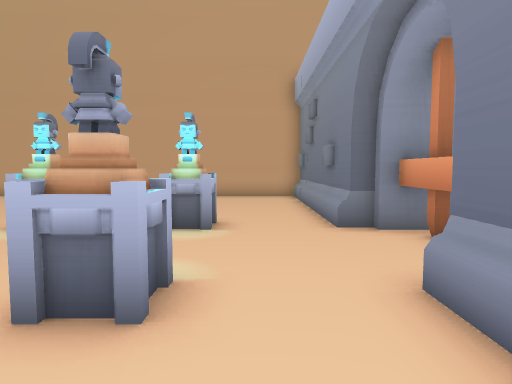
View 1 (above)

20 first-person views from a walk through a Unity game level. The camera is 1.2 m above the floor, tilts 4° down and sees 75° across. The floor is counted in squares, 1 m on a side. Each view is taken from the middle of a square. On the plan, view 1 faces up. The plan holds only what a view shows up to about 14 squares ahead; the rest is blank. The place goes on beyond the plan. The player is left out. Some surface patterns are stand-ins.

View 2
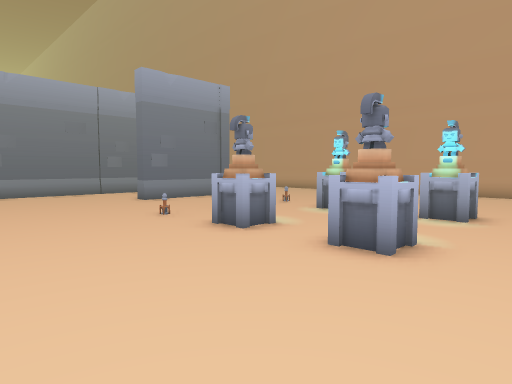

View 3
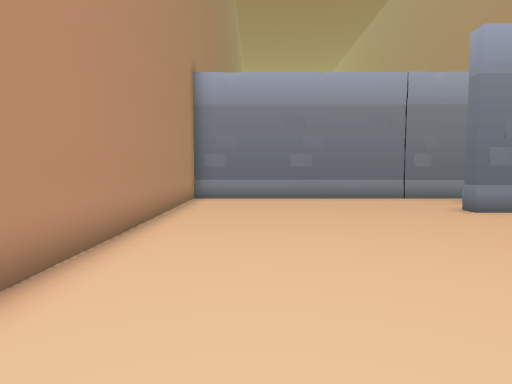

View 4
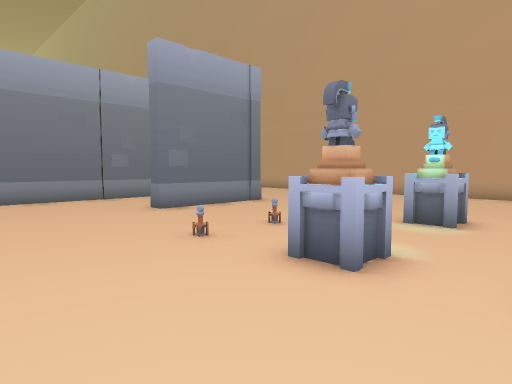

View 5
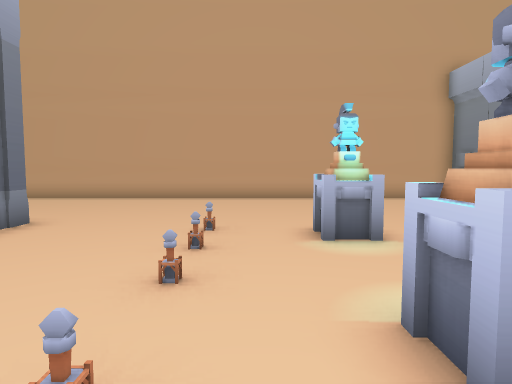

View 6
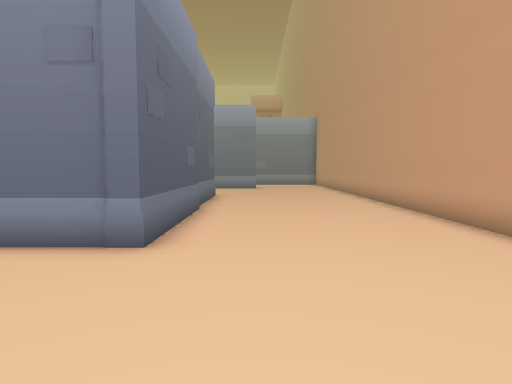

View 7
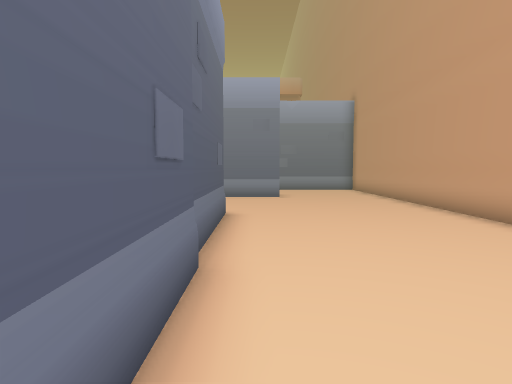

View 8
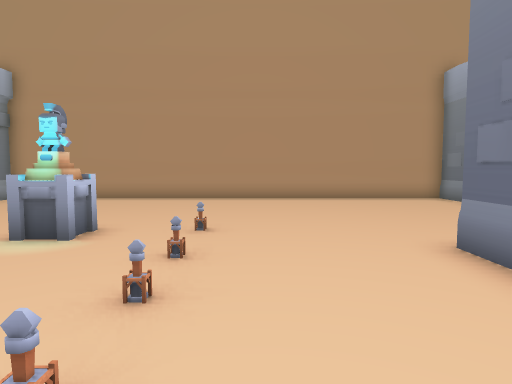

View 9
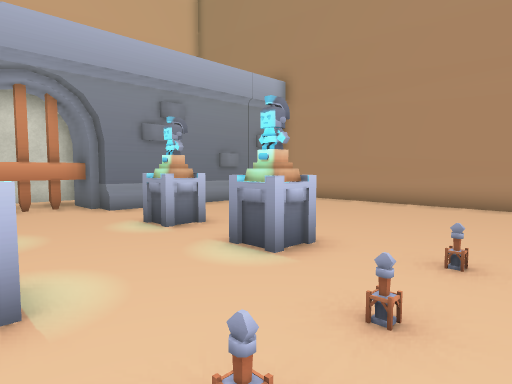

View 10
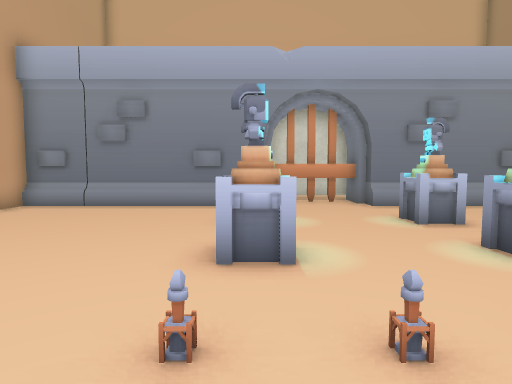

View 11
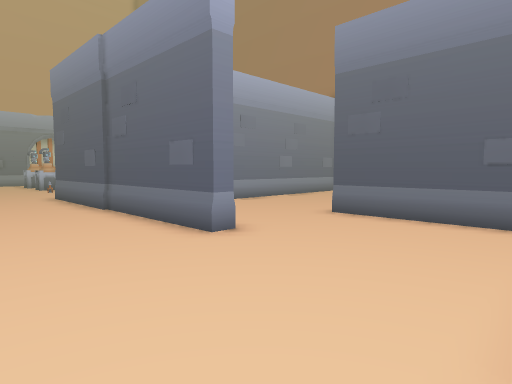

View 12
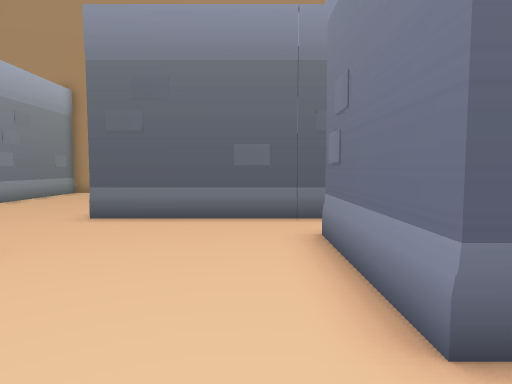

View 13
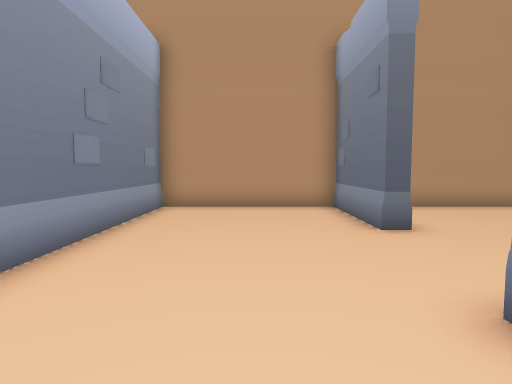

View 14
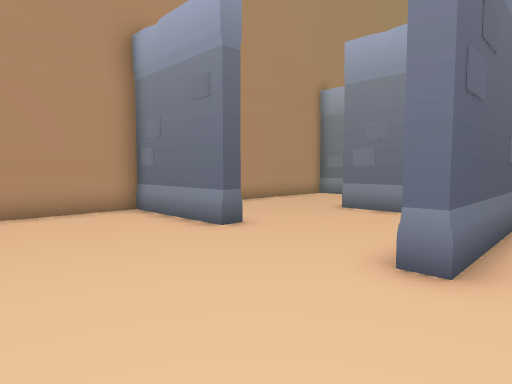

View 15
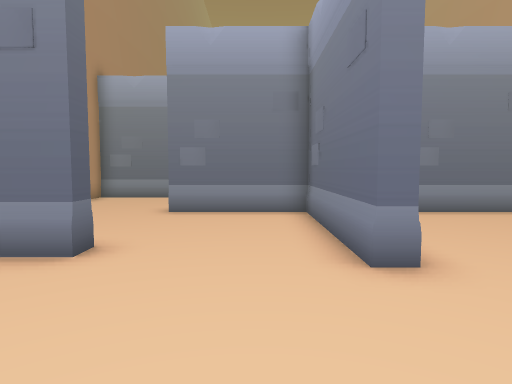

View 16
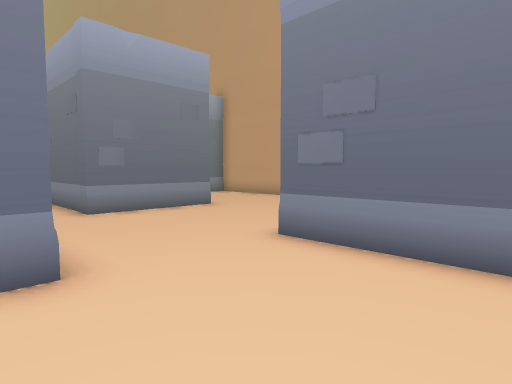

View 17
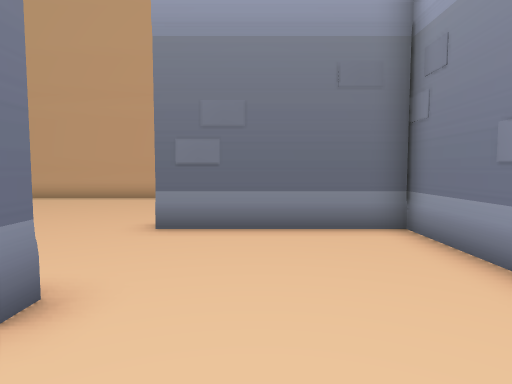

View 18
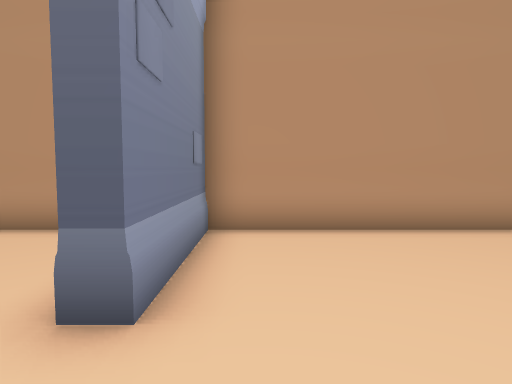

View 19
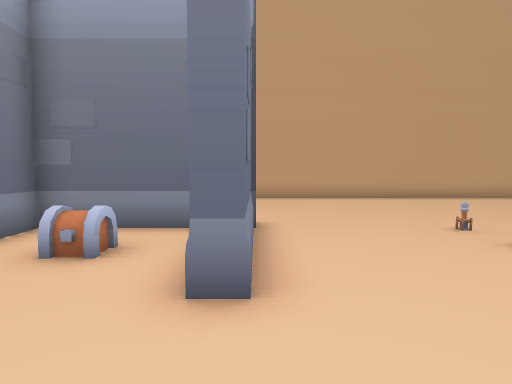

View 20
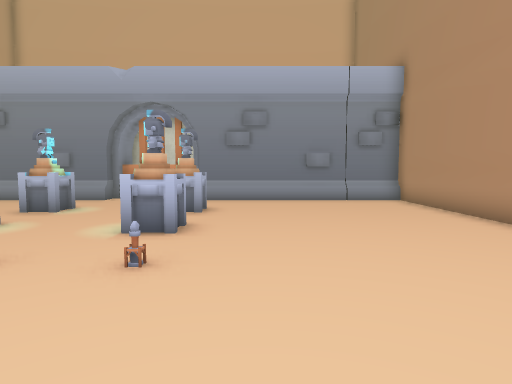

### Floor plan
Points are (right, up) in squares from view 1. A wall is a line through its corners. A room is listed if a view was taken in it or the views show most of it. See-through windows are left out.
Room 1 (views 1, 2, 3, 4, 5, 6, 7, 8, 9, 10, 11, 12, 13, 14, 15, 16, 17, 18, 19, 20)
walls: (-12.2, 7.6) (-15.5, 7.6) (-15.5, -4.5) (1.7, -4.5); (1.7, 3.2) (2.5, 3.2); (1.9, 6.6) (1.9, 14.5); (2.4, 3.5) (4, 3.5); (-26.5, 4) (-21, 4) (-21, 3.5) (-26.2, 3.5) (-26.2, -0.5); (2.5, 6.7) (1.7, 6.7); (-26.2, 10.1) (-26.2, 6); (3.9, 6.5) (2.4, 6.5); (4.3, 4.9) (4.3, 5.5); (4.3, 5.8) (4.3, 6.4); (4.3, 4.1) (4.3, 4.8); (4.3, 3.4) (4.3, 3.9); (1.7, 14.5) (-26.5, 14.5); (1.9, -4.5) (1.9, 3.2); (-26.5, -4.5) (-22, -4.5) (-22, -0.5) (-21.5, -0.5) (-21.5, -4.5) (-16, -4.5) (-16, 7.6) (-21, 7.6) (-21, 8.3) (-11.1, 8.3) (-11.1, 4) (-11.6, 4)
low walls: (1.7, 6.7) (1.7, 14.5); (1.7, -4.5) (1.7, 3.2)
objects: statue (-4, 3); statue (-4, 7); statue (-1, 3); statue (-1, 7); gate (3, 4) to (3, 6)

Where each view was taken, in squares from view 1:
view 1: 0 up, 0 right, facing up
view 2: 2 down, 1 right, facing up-left
view 3: 2 down, 2 left, facing left
view 4: 1 down, 2 left, facing up-left
view 5: 1 up, 6 left, facing up
view 6: 10 up, 6 left, facing left
view 7: 9 up, 12 left, facing left
view 8: 9 up, 8 left, facing down
view 9: 7 up, 8 left, facing down-right
view 10: 7 up, 9 left, facing right
view 11: 12 up, 26 left, facing down-right
view 12: 12 up, 25 left, facing down
view 13: 6 up, 19 left, facing down
view 14: 5 up, 17 left, facing down-left
view 15: 2 up, 17 left, facing left
view 16: 3 up, 17 left, facing up-left
view 17: 1 up, 19 left, facing up
view 18: 2 up, 23 left, facing down
view 19: 1 up, 11 left, facing up
view 20: 1 up, 11 left, facing right
